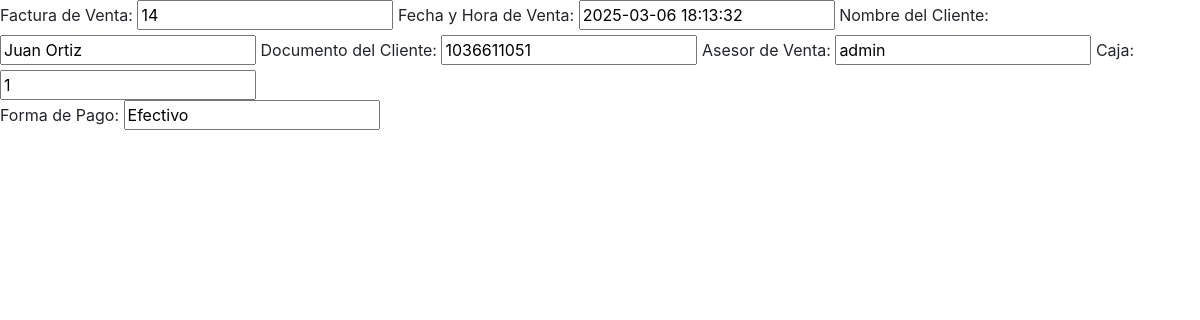
/procesos_factura_admin/factura_encabezado.php (signed in), run on the app's committed database.
### tables this page shows
CREATE TABLE `ventas` (
  `id_venta` int(11) NOT NULL AUTO_INCREMENT,
  `factura_venta` int(150) NOT NULL,
  `fecha_hora_venta` datetime NOT NULL DEFAULT current_timestamp(),
  `nom_cliente` varchar(30) NOT NULL,
  `doc_cliente_venta` varchar(11) NOT NULL,
  `valor_total_venta` decimal(10,0) NOT NULL,
  `asesor_venta` varchar(30) NOT NULL,
  `caja` varchar(2) NOT NULL,
  `forma_de_pago` varchar(30) NOT NULL,
  `unidades_venta` int(3) NOT NULL,
  `ref_prod_venta` varchar(10) NOT NULL,
  `producto_venta` varchar(50) NOT NULL,
  `valor_producto` varchar(10) NOT NULL,
  `estado` varchar(10) NOT NULL DEFAULT 'Realizada',
  PRIMARY KEY (`id_venta`)
);

### procesos_factura_admin/factura_encabezado.php (the view, shortened to what this page needs)
<!DOCTYPE html>
<html lang="en">
<head>
    <link rel="stylesheet" type="text/css" href="librerias/bootstrap/css/bootstrap.css">
</head>
<body>
</body>
</html>
<?php
include '../conexion/conexion.php';
$sql_2 = "SELECT * FROM ventas WHERE factura_venta = (SELECT MAX(factura_venta) FROM ventas)";
$resultado_2 = mysqli_query($conexion, $sql_2);
if ($resultado_2) {
    if (mysqli_num_rows($resultado_2) > 0) {
        $fila = mysqli_fetch_assoc($resultado_2);
?>
<form action="procesar_formulario.php" method="POST">
    <label for="factura_venta">Factura de Venta:</label>
    <input type="text" id="factura_venta" name="factura_venta" value="<?php echo $fila['factura_venta']; ?>" readonly>
    <label for="fecha_hora_venta">Fecha y Hora de Venta:</label>
    <input type="text" id="fecha_hora_venta" name="fecha_hora_venta" value="<?php echo $fila['fecha_hora_venta']; ?>" readonly>
    <label for="nom_cliente">Nombre del Cliente:</label>
    <input type="text" id="nom_cliente" name="nom_cliente" value="<?php echo $fila['nom_cliente']; ?>"readonly>
    <label for="doc_cliente_venta">Documento del Cliente:</label>
    <input type="text" id="doc_cliente_venta" name="doc_cliente_venta" value="<?php echo $fila['doc_cliente_venta']; ?>"readonly>
    <label for="asesor_venta">Asesor de Venta:</label>
    <input type="text" id="asesor_venta" name="asesor_venta" value="<?php echo $fila['asesor_venta']; ?>"readonly>
    <label for="caja">Caja:</label>
    <input type="text" id="caja" name="caja" value="<?php echo $fila['caja']; ?>"readonly><br>
    <label for="forma_de_pago">Forma de Pago:</label>
    <input type="text" id="forma_de_pago" name="forma_de_pago" value="<?php echo $fila['forma_de_pago']; ?>"readonly>
</form>
<?php
    } else {
        echo "No se encontraron filas con el número de factura más alto en la tabla ventas.";
    }
} else {
    echo "Error en la consulta: " . mysqli_error($conexion);
}
?>

### data on the page
ventas: factura_venta "14", fecha_hora_venta "2025-03-06 18:13:32", nom_cliente "Juan Ortiz", doc_cliente_venta "1036611051", asesor_venta "admin", caja "1", forma_de_pago "Efectivo"
